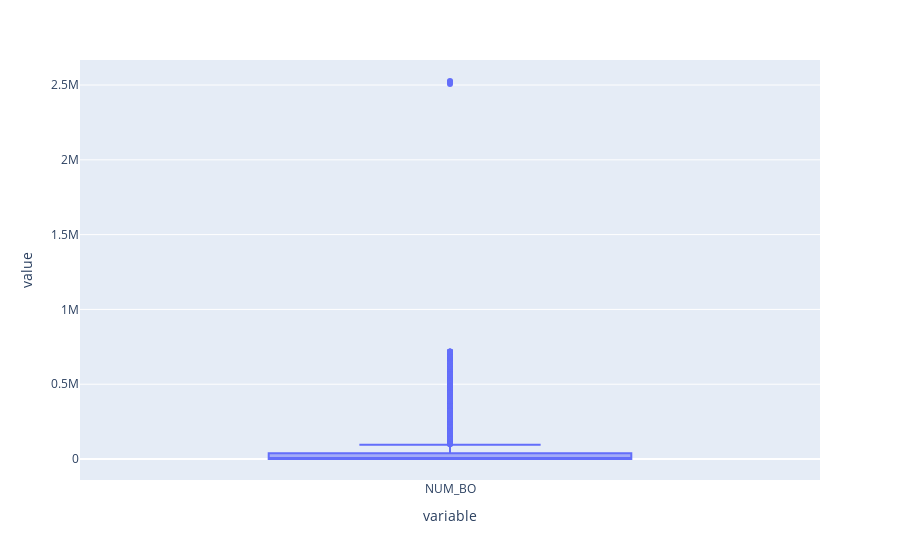

Write notebook code for a chart like this one.
### Code cell
#Numero do BO é um dado que é atualizado a cadaz vez que surge um novo B.O
# Então não faz sentido travar as outliers nas extremidades
px.box(df.NUM_BO)

### Figure 1 — Plotly figure (JSON) as saved in the notebook; plotly's stock layout.template omitted (floating-point values rounded to 4 significant figures; data arrays with more than 128 entries replaced by an {"elided": "..."} marker saying what was removed)
{"data": [{"alignmentgroup": "True", "hovertemplate": "variable=%{x}<br>value=%{y}<extra></extra>", "legendgroup": "", "marker": {"color": "#636efa"}, "name": "", "notched": false, "offsetgroup": "", "orientation": "v", "showlegend": false, "type": "box", "x": {"elided": "1166 str values"}, "x0": " ", "xaxis": "x", "y": {"elided": "1166 int values"}, "y0": " ", "yaxis": "y"}], "layout": {"boxmode": "group", "legend": {"tracegroupgap": 0}, "margin": {"t": 60}, "xaxis": {"anchor": "y", "domain": [0, 1], "title": {"text": "variable"}}, "yaxis": {"anchor": "x", "domain": [0, 1], "title": {"text": "value"}}}}
